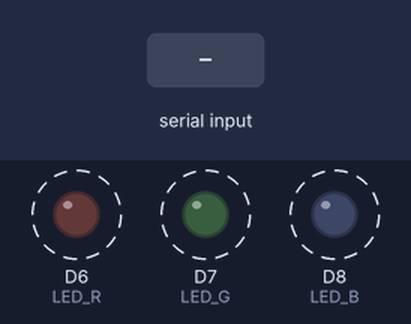
A sketch run on a simulated Arduino Zero (SAMD21). Parts: output pins drawn as LEDs (lit = HIGH). Dashed ring = blinking. The inputs (shaded band) are chosen by the test bench.

Above: at 1.8 s.
1.9 s: "r\n" received over Serial
At 2.12 s:
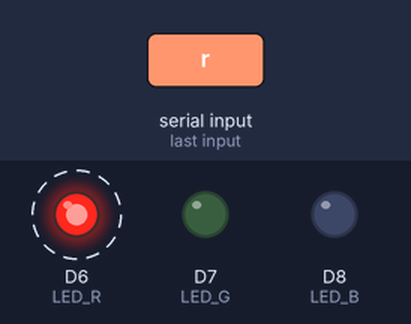
4.9 s: "b\n" received over Serial
At 5.12 s:
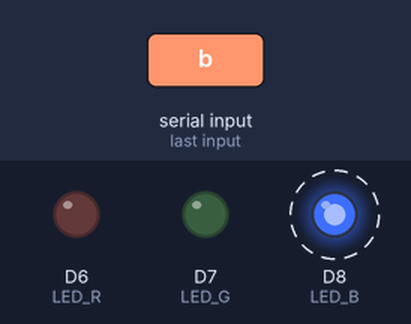
7.9 s: "g\n" received over Serial
At 8.12 s:
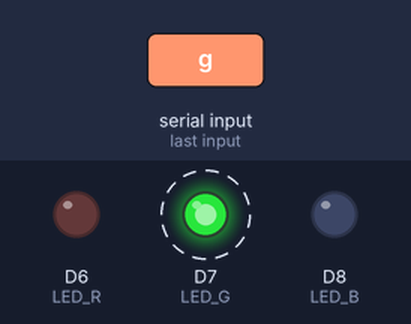
10.9 s: "3\n" received over Serial
At 11.7 s:
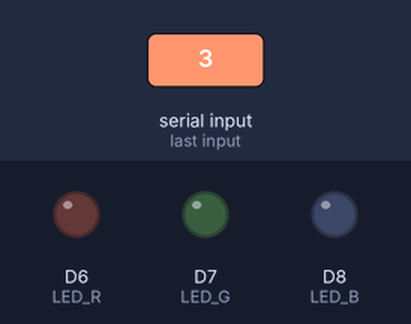
Timing chart, 0 to 13.5 s (numbered marks = the images above; inputs shaded):
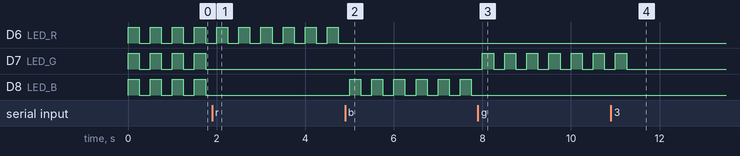

Measured:
- after the input at 1.9 s, D7 (LED_G), D8 (LED_B): stops changing and stays LOW
- after the input at 4.9 s, D6 (LED_R): stops changing and stays LOW; D8 (LED_B): alternates HIGH for 0.25 s and LOW for 0.25 s, starting after 0.10 s
- after the input at 7.9 s, D7 (LED_G): alternates HIGH for 0.25 s and LOW for 0.25 s, starting after 0.10 s; D8 (LED_B): stops changing and stays LOW
- after the input at 10.9 s, D7 (LED_G): goes on until 11.3 s, then stays LOW
- by itself, D6 (LED_R), D7 (LED_G), D8 (LED_B): alternates HIGH for 0.25 s and LOW for 0.25 s

The sketch:

part1_2.ino
```cpp
#define LED_R 6
#define LED_G 7
#define LED_B 8

int r = 0; //0 for white, 1 for red, 2 for green, 3 for blue
int t = 250; //time interval
void setup() {
  // initialize digital pin LED_BUILTIN as an output.
  pinMode(LED_R, OUTPUT);
  pinMode(LED_G, OUTPUT);
  pinMode(LED_B, OUTPUT);
  SerialUSB.begin(9600);
}

// the loop function runs over and over again forever
void loop() {
  while (SerialUSB.available()){
    char c = SerialUSB.read();
    switch(c){
      case 'r':
        r = 1;
        break;
      case 'b':
        r = 3;
        break;
      case 'g':
        r = 2;
        break;
      case '1':
        t = 750;
        break;
      case '0':
        t = 250;
        break;
      case '2':
        t = 1750;
        break;
      case '3':
        t = 2750;
        break;
      case '4':
        t = 3750;
        break;
      case ' ':
      case '\n':
      case '\r':
        break;
      default:
        r = 0;
        SerialUSB.print("Unknown command...");
        SerialUSB.println(c, HEX);
        break;

      }
  }

    switch(r){
      case 0:
        digitalWrite(LED_R, HIGH);
        digitalWrite(LED_G, HIGH);
        digitalWrite(LED_B, HIGH);
        delay(250);
        digitalWrite(LED_R, LOW);
        digitalWrite(LED_G, LOW);
        digitalWrite(LED_B, LOW);
        delay(t);
        break;
      case 1:
        digitalWrite(LED_R, HIGH);
        digitalWrite(LED_G, LOW);
        digitalWrite(LED_B, LOW);
        delay(250);
        digitalWrite(LED_R, LOW);
        delay(t);
        break;
      case 2:
        digitalWrite(LED_R, LOW);
        digitalWrite(LED_G, HIGH);
        digitalWrite(LED_B, LOW);
        delay(250);
        digitalWrite(LED_G, LOW);
        delay(t);
        break;
      case 3:
        digitalWrite(LED_R, LOW);
        digitalWrite(LED_G, LOW);
        digitalWrite(LED_B, HIGH);
        delay(250);
        digitalWrite(LED_B, LOW);
        delay(t);
        break;
    }
}
```
